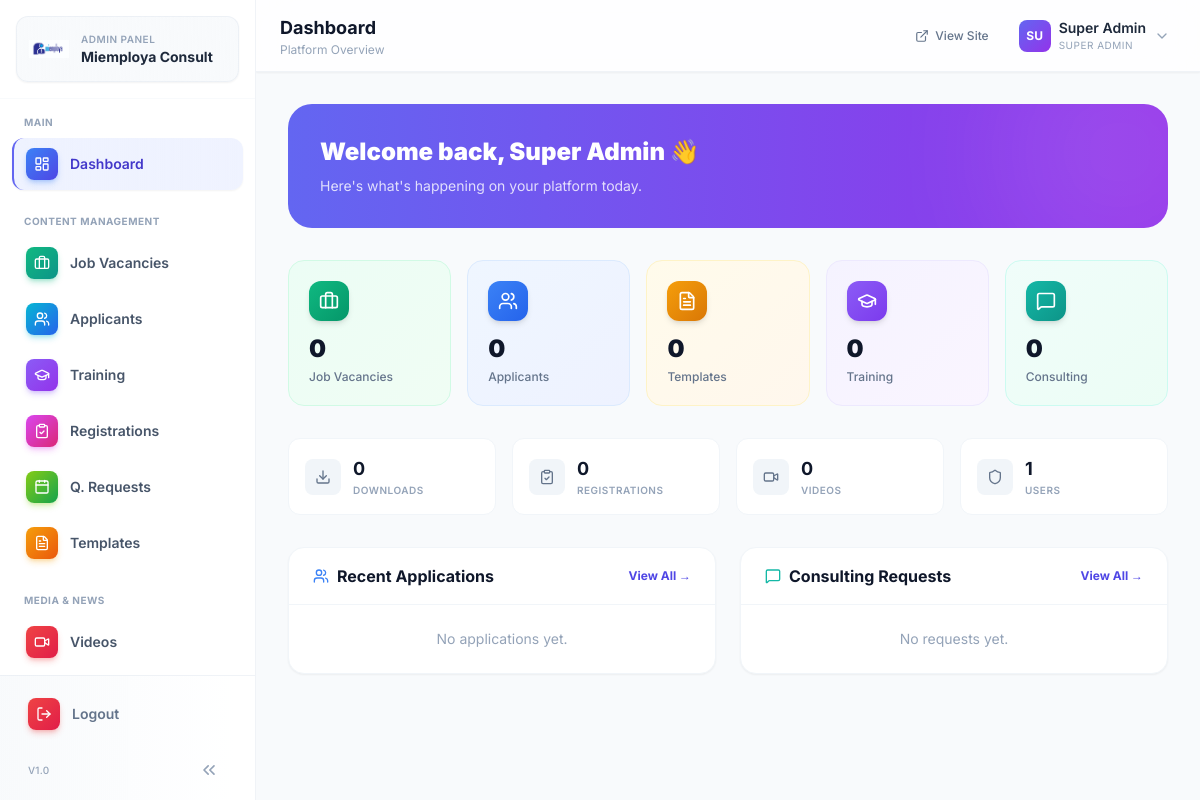
/admin/index.php (signed in), run on the app's committed database.
### tables this page shows
CREATE TABLE `users` (
    `id` INT AUTO_INCREMENT PRIMARY KEY,
    `name` VARCHAR(150) NOT NULL,
    `email` VARCHAR(255) NOT NULL UNIQUE,
    `password` VARCHAR(255) NOT NULL,
    `phone` VARCHAR(30) DEFAULT NULL,
    `role` ENUM('super_admin','staff_admin','user') NOT NULL DEFAULT 'user',
    `is_active` TINYINT(1) NOT NULL DEFAULT 1,
    `created_at` TIMESTAMP DEFAULT CURRENT_TIMESTAMP,
    `updated_at` TIMESTAMP DEFAULT CURRENT_TIMESTAMP ON UPDATE CURRENT_TIMESTAMP
);

### includes/auth_guard.php (called while the page is built, shortened)
<?php
require_once __DIR__ . '/db.php';
function isLoggedIn() {
    return isset($_SESSION['user_id']);
}
function currentUser() {
    static $user = null;
    if ($user === null) {
        $user = db_row("SELECT id, name, email, phone, role, is_active FROM users WHERE id = ?", [$_SESSION['user_id']]);
    }
    return $user;
}
function requireRole($roles) {
    $user = currentUser();
}

### includes/db.php (called while the page is built, shortened)
<?php
require_once __DIR__ . '/config.php';
function getDB() {
    static $pdo = null;
    if ($pdo === null) {
        try {
            $dsn = "mysql:host=" . DB_HOST . ";dbname=" . DB_NAME . ";charset=" . DB_CHARSET;
            $pdo = new PDO($dsn, DB_USER, DB_PASS, [
                PDO::ATTR_ERRMODE            => PDO::ERRMODE_EXCEPTION,
                PDO::ATTR_DEFAULT_FETCH_MODE => PDO::FETCH_ASSOC,
                PDO::ATTR_EMULATE_PREPARES   => false,
            ]);
        } catch (PDOException $e) {
            error_log("DB Connection Error: " . $e->getMessage());
            die("Database connection failed. Please try again later.");
        }
    }
    return $pdo;
}
function db_row($sql, $params = []) {
    $stmt = getDB()->prepare($sql);
    $stmt->execute($params);
    return $stmt->fetch();
}
function db_value($sql, $params = []) {
    $stmt = getDB()->prepare($sql);
    $stmt->execute($params);
    return $stmt->fetchColumn();
}

### includes/config.php (called while the page is built, shortened)
<?php
function sanitize($input) {
    return htmlspecialchars(trim($input), ENT_QUOTES, 'UTF-8');
}

### admin/index.php (the view, shortened to what this page needs)
<?php
require_once __DIR__ . '/../includes/auth_guard.php';
requireRole(['super_admin', 'staff_admin']);
$stats = [
    'vacancies'    => db_value("SELECT COUNT(*) FROM job_vacancies WHERE is_active = 1"),
    'applicants'   => db_value("SELECT COUNT(*) FROM job_applications"),
    'templates'    => db_value("SELECT COUNT(*) FROM business_templates WHERE is_active = 1"),
    'downloads'    => db_value("SELECT SUM(download_count) FROM business_templates") ?: 0,
    'training'     => db_value("SELECT COUNT(*) FROM training_programs WHERE is_active = 1"),
    'registrations'=> db_value("SELECT COUNT(*) FROM training_registrations"),
    'consulting'   => db_value("SELECT COUNT(*) FROM consulting_requests"),
    'new_consulting'=> db_value("SELECT COUNT(*) FROM consulting_requests WHERE status = 'new'"),
    'videos'       => db_value("SELECT COUNT(*) FROM videos"),
    'news'         => db_value("SELECT COUNT(*) FROM news_posts"),
    'users'        => db_value("SELECT COUNT(*) FROM users"),
];
$recent_applications = db_query("SELECT a.*, v.title as vacancy_title FROM job_applications a LEFT JOIN job_vacancies v ON a.vacancy_id = v.id ORDER BY a.created_at DESC LIMIT 5");
$recent_requests = db_query("SELECT * FROM consulting_requests ORDER BY created_at DESC LIMIT 5");
$page_title = 'Dashboard';
$page_subtitle = 'Platform Overview';
?>
<!DOCTYPE html>
<html lang="en">
<head>
    <script src="https://cdn.tailwindcss.com"></script>
    <link rel="stylesheet" href="<?= SITE_URL ?>/assets/css/style.css">
</head>
<body class="font-sans bg-slate-50 text-slate-900 antialiased">
<div class="flex h-screen w-full">
    <?php include __DIR__ . '/../includes/admin_sidebar.php'; ?>
    <div class="flex-1 flex flex-col h-full overflow-hidden w-full relative">
        <?php include __DIR__ . '/../includes/admin_header.php'; ?>
        <main class="flex-1 overflow-y-auto p-6 lg:p-8">
            <div class="max-w-7xl mx-auto">
                <div class="bg-gradient-to-r from-brand-500 to-purple-600 rounded-3xl p-8 mb-8 text-white relative overflow-hidden">
                    <div class="absolute top-0 right-0 w-64 h-64 bg-white/10 rounded-full blur-3xl -mr-20 -mt-20"></div>
                    <div class="relative z-10">
                        <h2 class="text-2xl font-black mb-2">Welcome back, <?= sanitize($admin_user['name'] ?? 'Admin') ?> 👋</h2>
                        <p class="text-white/80 text-sm">Here's what's happening on your platform today.</p>
                    </div>
                </div>
                <div class="grid grid-cols-2 md:grid-cols-3 lg:grid-cols-5 gap-4 mb-8">
                    <?php
                    $stat_cards = [
                        ['Job Vacancies', $stats['vacancies'], 'briefcase', 'from-emerald-50 to-green-50', 'emerald', 'vacancies.php'],
                        ['Applicants', $stats['applicants'], 'users', 'from-blue-50 to-indigo-50', 'blue', 'applicants.php'],
                        ['Templates', $stats['templates'], 'file-text', 'from-amber-50 to-orange-50', 'amber', 'templates.php'],
                        ['Training', $stats['training'], 'graduation-cap', 'from-violet-50 to-purple-50', 'violet', 'training.php'],
                        ['Consulting', $stats['new_consulting'], 'message-square', 'from-teal-50 to-emerald-50', 'teal', 'consulting.php'],
                    ];
                    foreach ($stat_cards as $sc):
                    ?>
                    <a href="<?= SITE_URL ?>/admin/<?= $sc[5] ?>" class="group bg-gradient-to-br <?= $sc[3] ?> rounded-2xl p-5 border border-<?= $sc[4] ?>-100 hover:shadow-lg hover:shadow-<?= $sc[4] ?>-500/10 hover:scale-105 transition-all">
                        <div class="flex items-center justify-between mb-3">
                            <div class="w-10 h-10 rounded-xl bg-gradient-to-br from-<?= $sc[4] ?>-500 to-<?= $sc[4] ?>-600 flex items-center justify-center shadow-md">
                                <i data-lucide="<?= $sc[2] ?>" class="w-5 h-5 text-white"></i>
                            </div>
                        </div>
                        <p class="text-2xl font-black text-slate-900"><?= $sc[1] ?></p>
                        <p class="text-xs text-slate-500 font-medium mt-1"><?= $sc[0] ?></p>
                    </a>
                    <?php endforeach; ?>
                </div>
                <div class="grid grid-cols-2 md:grid-cols-4 gap-4 mb-8">
                    <?php
                    $sec_stats = [
                        ['Downloads', $stats['downloads'], 'download'],
                        ['Registrations', $stats['registrations'], 'clipboard-check'],
                        ['Videos', $stats['videos'], 'video'],
                        ['Users', $stats['users'], 'shield'],
                    ];
                    foreach ($sec_stats as $ss):
                    ?>
                    <div class="bg-white rounded-xl p-4 border border-slate-100 flex items-center gap-3">
                        <div class="w-9 h-9 rounded-lg bg-slate-100 flex items-center justify-center">
                            <i data-lucide="<?= $ss[2] ?>" class="w-4 h-4 text-slate-500"></i>
                        </div>
                        <div>
                            <p class="text-lg font-bold text-slate-900"><?= $ss[1] ?></p>
                            <p class="text-[10px] text-slate-400 uppercase tracking-wider font-semibold"><?= $ss[0] ?></p>
                        </div>
                    </div>
                    <?php endforeach; ?>
                </div>
                <div class="grid grid-cols-1 lg:grid-cols-2 gap-6">
                    <div class="bg-white rounded-2xl border border-slate-100 shadow-sm overflow-hidden">
                        <div class="px-6 py-4 border-b border-slate-100 flex items-center justify-between">
                            <h3 class="font-bold text-slate-900 flex items-center gap-2"><i data-lucide="users" class="w-4 h-4 text-blue-500"></i> Recent Applications</h3>
                            <a href="<?= SITE_URL ?>/admin/applicants.php" class="text-xs font-bold text-brand-600 hover:text-brand-700">View All →</a>
                        </div>
                        <div class="divide-y divide-slate-50">
                            <?php if (empty($recent_applications)): ?>
                            <div class="p-6 text-center text-sm text-slate-400">No applications yet.</div>
                            <?php else: foreach ($recent_applications as $app): ?>
                            <div class="px-6 py-3 flex items-center gap-3 hover:bg-slate-50 transition-colors">
                                <div class="w-8 h-8 rounded-lg bg-blue-100 flex items-center justify-center text-xs font-bold text-blue-600">
                                    <?= strtoupper(substr($app['full_name'], 0, 2)) ?>
                                </div>
                                <div class="flex-1 min-w-0">
                                    <p class="text-sm font-semibold text-slate-800 truncate"><?= sanitize($app['full_name']) ?></p>
                                    <p class="text-[10px] text-slate-400 truncate"><?= sanitize($app['vacancy_title'] ?? 'Unknown Position') ?></p>
                                </div>
                                <span class="text-[10px] px-2 py-0.5 rounded-full font-bold <?= $app['status'] === 'new' ? 'bg-blue-50 text-blue-600' : ($app['status'] === 'shortlisted' ? 'bg-emerald-50 text-emerald-600' : 'bg-slate-100 text-slate-500') ?>">
                                    <?= ucfirst($app['status']) ?>
                                </span>
                            </div>
                            <?php endforeach; endif; ?>
                        </div>
                    </div>
                    <div class="bg-white rounded-2xl border border-slate-100 shadow-sm overflow-hidden">
                        <div class="px-6 py-4 border-b border-slate-100 flex items-center justify-between">
                            <h3 class="font-bold text-slate-900 flex items-center gap-2"><i data-lucide="message-square" class="w-4 h-4 text-teal-500"></i> Consulting Requests</h3>
                            <a href="<?= SITE_URL ?>/admin/consulting.php" class="text-xs font-bold text-brand-600 hover:text-brand-700">View All →</a>
                        </div>
                        <div class="divide-y divide-slate-50">
                            <?php if (empty($recent_requests)): ?>
                            <div class="p-6 text-center text-sm text-slate-400">No requests yet.</div>
                            <?php else: foreach ($recent_requests as $req): ?>
                            <div class="px-6 py-3 flex items-center gap-3 hover:bg-slate-50 transition-colors">
                                <div class="w-8 h-8 rounded-lg bg-teal-100 flex items-center justify-center text-xs font-bold text-teal-600">
                                    <?= strtoupper(substr($req['company_name'], 0, 2)) ?>
                                </div>
                                <div class="flex-1 min-w-0">
                                    <p class="text-sm font-semibold text-slate-800 truncate"><?= sanitize($req['company_name']) ?></p>
                                    <p class="text-[10px] text-slate-400 truncate"><?= sanitize($req['contact_person']) ?></p>
                                </div>
                                <span class="text-[10px] px-2 py-0.5 rounded-full font-bold <?= $req['status'] === 'new' ? 'bg-blue-50 text-blue-600' : 'bg-emerald-50 text-emerald-600' ?>">
                                    <?= ucfirst($req['status']) ?>
                                </span>
                            </div>
                            <?php endforeach; endif; ?>
                        </div>
                    </div>
                </div>
            </div>
        </main>
    </div>
</div>
</body>
</html>

### includes/admin_header.php (shortened to what this page needs)
<?php
$admin_user = currentUser();
?>
<header class="bg-white/80 backdrop-blur-xl border-b border-slate-200/50 px-6 py-3 flex items-center justify-between shrink-0 z-30 shadow-sm">
    <div class="flex items-center gap-4">
        <div>
            <h1 class="text-lg font-bold text-slate-900"><?= $page_title ?? 'Dashboard' ?></h1>
            <p class="text-xs text-slate-400"><?= $page_subtitle ?? 'Miemploya Consult Admin' ?></p>
        </div>
    </div>
    <div class="flex items-center gap-3">
        <a href="<?= SITE_URL ?>" target="_blank" class="hidden sm:inline-flex items-center gap-1.5 px-3 py-1.5 text-xs font-medium text-slate-500 hover:text-brand-600 hover:bg-brand-50 rounded-lg transition-all">
            <i data-lucide="external-link" class="w-3.5 h-3.5"></i>
            <span>View Site</span>
        </a>
        <div class="relative" x-data="{ open: false }">
            <button @click="open = !open" class="flex items-center gap-2 p-1.5 rounded-xl hover:bg-slate-100 transition-all">
                <div class="w-8 h-8 rounded-lg bg-gradient-to-br from-brand-500 to-purple-600 flex items-center justify-center">
                    <span class="text-white text-xs font-bold"><?= strtoupper(substr($admin_user['name'] ?? 'A', 0, 2)) ?></span>
                </div>
                <div class="hidden sm:block text-left">
                    <p class="text-sm font-semibold text-slate-800"><?= $admin_user['name'] ?? 'Admin' ?></p>
                    <p class="text-[10px] text-slate-400 uppercase tracking-wider"><?= str_replace('_', ' ', $admin_user['role'] ?? 'admin') ?></p>
                </div>
                <i data-lucide="chevron-down" class="w-4 h-4 text-slate-400 hidden sm:block"></i>
            </button>
        </div>
    </div>
</header>

### data on the page
users: name "SU", name "Super Admin", role "SUPER ADMIN"

### other printed values
SITE_NAME "Miemploya Consult"
$section "MAIN"
$item[0] "Dashboard"
$section "CONTENT MANAGEMENT"
$item[0] "Job Vacancies"
$item[0] "Applicants"
$item[0] "Training"
$item[0] "Registrations"
$item[0] "Q. Requests"
$item[0] "Templates"
$section "MEDIA & NEWS"
$item[0] "Videos"
$page_title "Dashboard"
$page_subtitle "Platform Overview"
$sc[1] "0"
